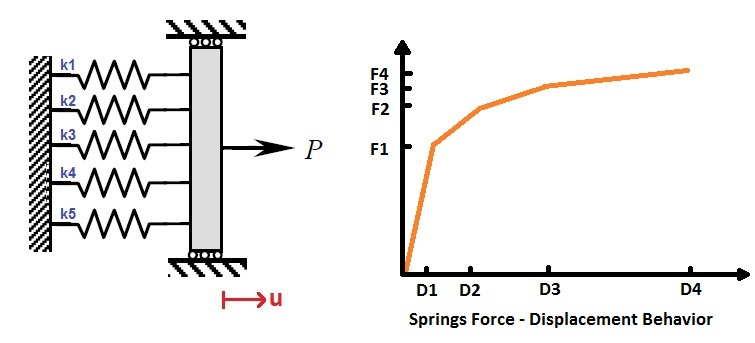
#> input picture PushoverAnalysisNonlinearSpringsFC/PushoverAnalysisNonlinearSpringsFC.jpg, 755 x 343 px
$ python PushoverAnalysisNonlinearSpringsFC.py
#> lines starting #> are read from the running program, lines starting #| are printed output that depends on the picture
"""
%***********************************************************%
%                  >> IN THE NAME OF GOD <<                 %
% Pushover Analysis of Nonlinear Springs with Force Control %
%-----------------------------------------------------------%
%     This program is written by salar delavar ghashghaei   %
%            E-mail:salar.d.ghashghaei@gmail.com            %
%             Publication Date : 25 - May - 2017            %
%***********************************************************%
"""
import numpy as np
import matplotlib.pyplot as plt

# Parameters
P = 1.0
m = 10000
itermax = 500
tolerance = 1e-12
u = 0.0

# Spring properties
Force = np.array([20.0, 30.0, 32.0, 35.0])
Displacement = np.array([5.0, 35.0, 50.0, 80.0])
Coff = np.array([0.5, 0.8, 1.0, 0.8, 0.5])

Dmax = np.max(Displacement)

Rk1 = (Force[0] - 0.0) / (Displacement[0] - 0.0)
Rk2 = (Force[1] - Force[0]) / (Displacement[1] - Displacement[0])
Rk3 = (Force[2] - Force[1]) / (Displacement[2] - Displacement[1])
Rk4 = (Force[3] - Force[2]) / (Displacement[3] - Displacement[2])

f = np.zeros(5)

print('#################################################')
print('#    Pushover Analysis of Nonlinear Springs     #')
print('#################################################')

F1i, U1, DU1, I1, IT1 = [], [], [], [], []
last_i = 0

# Nonlinear springs analysis
for i in range(1, m + 1):
    F = P * i

    K = np.zeros(5)
    Kini = 0.0

    for j in range(5):
        abs_fj = abs(f[j])
        abs_u = abs(u)

        if 0.0 <= abs_fj <= Force[0]:
            K[j] = Coff[j] * Rk1
        elif Force[0] < abs_fj <= Force[1]:
            K[j] = Coff[j] * (Force[0] + Rk2 * (abs_u - Displacement[0])) / abs_u
        elif Force[1] < abs_fj <= Force[2]:
            K[j] = Coff[j] * (Force[1] + Rk3 * (abs_u - Displacement[1])) / abs_u
        elif Force[2] < abs_fj <= Force[3]:
            K[j] = Coff[j] * (Force[2] + Rk4 * (abs_u - Displacement[2])) / abs_u
        else:
            K[j] = 0.0

        Kini += K[j]

    it = 0
    residual = 100.0

    while residual > tolerance:
        Ko = 0.0
        Kt = np.zeros(5)

        for j in range(5):
            abs_fj = abs(f[j])
            abs_u = abs(u)

            if 0.0 <= abs_fj <= Force[0]:
                Kt[j] = Coff[j] * Rk1
            elif Force[0] < abs_fj <= Force[1]:
                Kt[j] = Coff[j] * (Force[0] + Rk2 * (abs_u - Displacement[0])) / abs_u
            elif Force[1] < abs_fj <= Force[2]:
                Kt[j] = Coff[j] * (Force[1] + Rk3 * (abs_u - Displacement[1])) / abs_u
            elif Force[2] < abs_fj <= Force[3]:
                Kt[j] = Coff[j] * (Force[2] + Rk4 * (abs_u - Displacement[2])) / abs_u
            else:
                Kt[j] = 0.0

            Ko += Kt[j]

        ff = Ko * u - F
        du = -ff / Kini
        residual = abs(du)

        it += 1

        if it == itermax:
            print(f'(-)For increment {i:.0f} trail iteration reached to Ultimate {it:.0f}')
            print('    ## The solution for this step is not converged ##')
            break

        u += du

    if it < itermax:
        print(f'(+)Increment {i:.0f} : It is converged in {it:.0f} iterations')

    for k in range(5):
        f[k] = K[k] * u

    F1i.append(F)
    U1.append(u)
    DU1.append(residual)
    I1.append(i)
    IT1.append(it)

    last_i = i

    if abs(u) >= Dmax:
        print('  ## Displacement reached to ultimate displacement ##')
        break

D1 = np.concatenate(([0.0], np.array(U1)))
F1 = np.concatenate(([0.0], np.array(F1i)))

print('#################################################')
print('#      Pushover Analysis of Linear Springs      #')
print('#################################################')

F2i, U2, DU2, I2, IT2 = [], [], [], [], []

# Linear springs analysis
for i in range(1, last_i + 1):
    F = P * i

    K = np.zeros(5)
    Kini = 0.0

    for j in range(5):
        K[j] = Coff[j] * Rk1
        Kini += K[j]

    it = 0
    residual = 100.0

    while residual > tolerance:
        Ko = 0.0
        Kt = np.zeros(5)

        for j in range(5):
            Kt[j] = Coff[j] * Rk1
            Ko += Kt[j]

        ff = Ko * u - F
        du = -ff / Kini
        residual = abs(du)

        it += 1

        if it == itermax:
            print(f'(-)For increment {i:.0f} trail iteration reached to Ultimate {it:.0f}')
            print('    ## The solution for this step is not converged ##')
            break

        u += du

    if it < itermax:
        print(f'(+)Increment {i:.0f} : It is converged in {it:.0f} iterations')

    for k in range(5):
        f[k] = K[k] * u

    F2i.append(F)
    U2.append(u)
    DU2.append(residual)
    I2.append(i)
    IT2.append(it)

D2 = np.concatenate(([0.0], np.array(U2)))
F2 = np.concatenate(([0.0], np.array(F2i)))

# Figure 1: optional image
try:
    IMAGE = plt.imread('PushoverAnalysisNonlinearSpringsFC.jpg')
#> IMAGE is the input picture: shape (343, 755, 3); mean R, G, B 237.6, 236.7, 236
    plt.figure(1)
    plt.imshow(IMAGE)
    plt.axis('off')
except Exception as e:
    print(f'Image could not be loaded: {e}')

# Figure 2
plt.figure(2)
plt.plot(I1, DU1, color='black', linewidth=2, label='Nonlinear')
plt.plot(I2, DU2, color='green', linestyle='--', linewidth=2, label='Linear')
plt.grid(True)
plt.xlabel('increment')
plt.ylabel('Residual')
plt.legend(loc='upper left', bbox_to_anchor=(1.02, 1))
plt.title('Residual-Increment diagram', color='b')

# Figure 3
plt.figure(3)
plt.plot(I1, IT1, color='black', linewidth=2, label='Nonlinear')
plt.plot(I2, IT2, color='green', linestyle='--', linewidth=2, label='Linear')
plt.grid(True)
plt.xlabel('increment')
plt.ylabel('Iteration')
plt.legend(loc='upper left', bbox_to_anchor=(1.02, 1))
plt.title('Iteration-Increment diagram', color='b')

# Figure 4
plt.figure(4)
plt.plot(D1, F1, color='black', linewidth=2, label='Nonlinear')
plt.plot(D2, F2, color='red', linestyle='--', linewidth=2, label='Linear')
plt.grid(True)
plt.legend(loc='upper left', bbox_to_anchor=(1.02, 1))
plt.xlabel('Displacement')
plt.ylabel('Force')
plt.title('Force-Displacement Diagram of Pushover Analysis Linear and Nonlinear Springs', color='b')

plt.tight_layout()
plt.show()
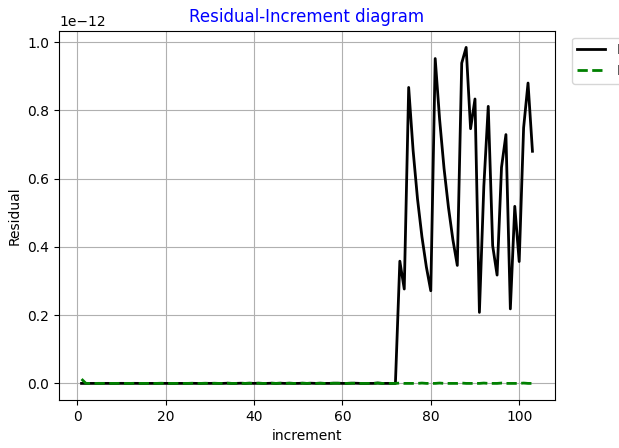
#> figure drawn by matplotlib, 1 panel; curve peaks at x = 88, y = 9.85e-13; curve peaks at x = 1, y = 1.26e-14
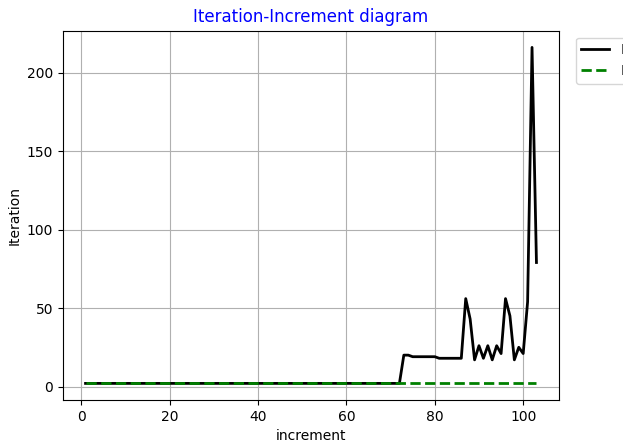
#> figure drawn by matplotlib, 1 panel; curve peaks at x = 102, y = 216
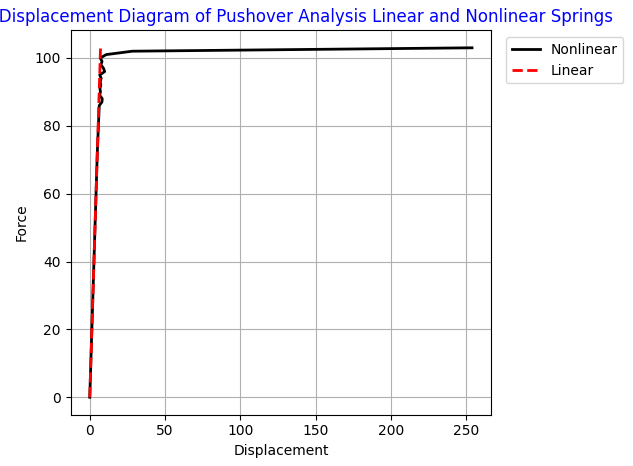
#> figure drawn by matplotlib, 1 panel; curve peaks at x = 7.15, y = 103
